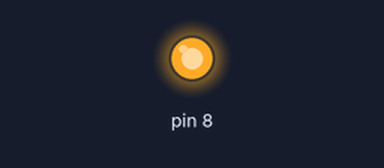
This sketch was run on a simulated Arduino Uno, built with avr-gcc and run on an emulated ATmega328P. Shown: output pins drawn as LEDs (lit = HIGH).

Above: at 0.75 s.
At 10.5 s:
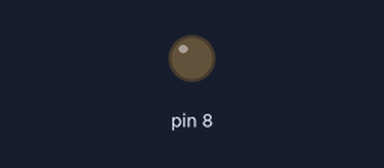
Timing chart, 0 to 14.3 s (numbered marks = the images above):
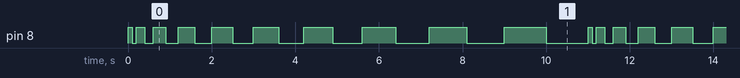

The sketch:

BlinkFOR.ino
```cpp
// Codigo Blink usando ciclo FOR, basado en el codigo de ejemplo de Arduino

// Setup, configuracion de pines del Arduino UNO
void setup()
{
  // Pin 8 (digital) como salida.
  pinMode(8, OUTPUT);
}

// Loop, codigo a ejecutar para parpadeo del LED con variacion de tiempos
void loop()
{
  for(float i=0; i<=10; i=i+1)
  {
    int A=i*100;
    digitalWrite(8, HIGH);
    delay(A);
    digitalWrite(8, LOW);
    delay(A);
  }
}
```

Measured:
- by itself, pin 8: repeats every 11.0 s: LOW 0.10 s, HIGH 0.20 s, LOW 0.20 s, HIGH 0.30 s, LOW 0.30 s, HIGH 0.40 s, LOW 0.40 s, HIGH 0.50 s, LOW 0.50 s, HIGH 0.60 s, LOW 0.60 s, HIGH 0.70 s, LOW 0.70 s, HIGH 0.80 s, LOW 0.80 s, HIGH 0.90 s, LOW 0.90 s, HIGH 1.0 s, LOW 1.0 s, HIGH 0.10 s
- by itself, everything shown: repeats every 11.0 s, in 20 steps
